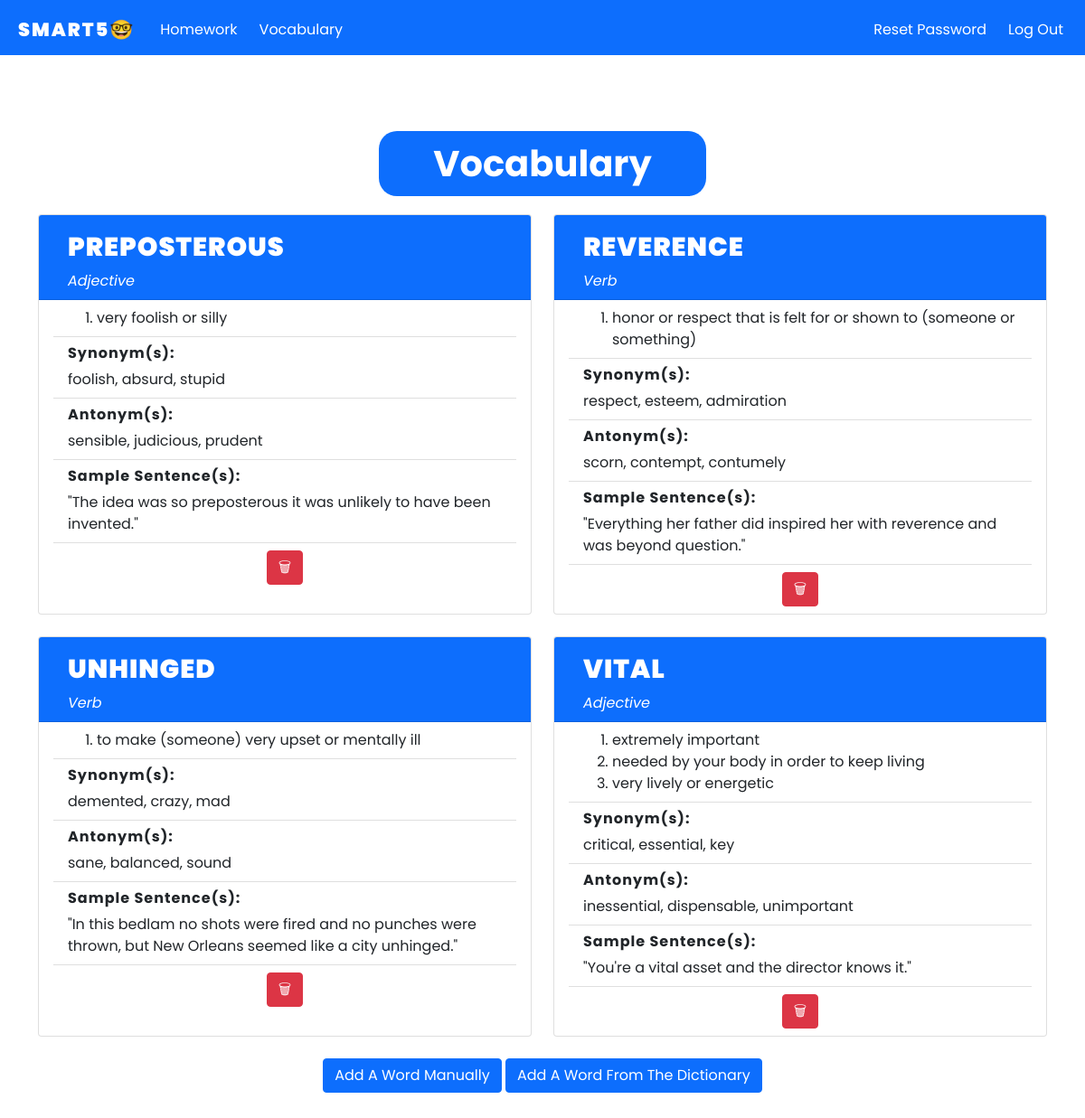
The app's page /vocab (signed in) with its own data.
### tables this page shows
CREATE TABLE 'vocab' (id INTEGER PRIMARY KEY AUTOINCREMENT NOT NULL, user_id INTEGER NOT NULL, word TEXT NOT NULL, part TEXT NOT NULL, definition TEXT, synonym TEXT, antonym TEXT,  sample TEXT, 'd1' TEXT, 'd2' TEXT, 'd3' TEXT, 'd4' TEXT, 'd5' TEXT, 'd6' TEXT, 'd7' TEXT, 'd8' TEXT, 'd9' TEXT, 'd10' TEXT, 'd11' TEXT, FOREIGN KEY (user_id) REFERENCES users(id));

### app.py (the view)
@app.route("/vocab", methods=["GET", "POST"])
@login_required
def vocab():
    if request.method == 'GET':
        vocab = db.execute("SELECT * FROM vocab WHERE user_id = ? ORDER BY word", session["user_id"])
        return render_template("vocab.html", vocab=vocab)

### app.py (called while the page is built)
@app.after_request
def after_request(response):
    response.headers["Cache-Control"] = "no-cache, no-store, must-revalidate"
    response.headers["Expires"] = 0
    response.headers["Pragma"] = "no-cache"
    return response

### helpers.py (called while the page is built)
def login_required(f):
    @wraps(f)
    def decorated_function(*args, **kwargs):
        if session.get("user_id") is None:
            return redirect("/login")
        return f(*args, **kwargs)
    return decorated_function

### templates/vocab.html (shortened to what this page needs)
{% extends "layout.html"%}
{% block main %}
    <main class="container py-5 text-center" style="overflow-x:auto;">
        <h1><mark class="bg-primary"> Vocabulary </mark></h1>
        <br>
        <div class="row row-cols-1 row-cols-md-2 g-4">
            {% for each in vocab %}
                <div class="col">
                    <div class="card h-100 text-start">
                        <div class="card-header bg-primary text-start">
                            <h2 class="ps-3">{{ each["word"]}}</h2>
                            <span class=" ps-3 pe-1 fs-6 text-white"><i>{{ each["part"]}}</i></span>
                          </div>
                          <ul class="list-group list-group-flush ps-3 pe-3">
                            <li class="list-group-item">
                                <ol>
                                    <li>{{ each["definition"] }}</li>
                                    {% if each["d1"] %}
                                    <li>{{ each["d1"] }}</li>
                                    {% endif %}
                                    {% if each["d2"] %}
                                    <li>{{ each["d2"] }}</li>
                                    {% endif %}
                                </ol>
                            </li>
                            {% if each["synonym"] %}
                                <li class="list-group-item">
                                    <h3>Synonym(s):</h3>{{ each["synonym"]}}
                                </li>
                            {% endif %}
                            {% if each["antonym"] %}
                            <li class="list-group-item">
                                <h3>Antonym(s):</h3>
                                {{ each["antonym"] }}
                            </li>
                            {% endif %}
                            {% if each["sample"] %}
                            <li class="list-group-item">
                                <h3>Sample Sentence(s):</h3>
                                "{{ each["sample"] }}"
                            </li>
                            {% endif %}
                            <li class="list-group-item text-center">
                                <form action="/delete" method="post">
                                    <button class="btn btn-danger" type="submit"> &#128465; </button>
                                </form>
                            </li>
                        </ul>
                    </div>
                  </div>
            {% endfor %}
         </div>
        <br>
        <a class="btn btn-primary" href="addWord" role="button">Add A Word Manually</a>
        <a class="btn btn-primary" href="addWordDict" role="button">Add A Word From The Dictionary</a>
{% endblock %}

### static/styles.css (style rules this page uses)
* { font-family: 'Poppins', sans-serif; margin: 0; padding: 0; box-sizing: border-box; }
.bckg { background-image: url("https://hrmcdn-13a1c.kxcdn.com/images/hr-sg/content-images/priya-june-2020-patrick-tay-work-from-home-lead-istock.jpg"); background-repeat: no-repeat; background-size: cover; }
mark { padding-inline: 1.5em; font-size: 30pt; font-weight: bold; color: white; border-radius: 20px; }
body { background-image: url("https://videohive.img.customer.envatousercontent.com/files/229501069/Preview_Image_Di.jpg?auto=compress%2Cformat&fit=crop&crop=top&max-h=8000&max-w=590&s=9d60d3dfa35cee5db662c381e886696f"); background-repeat: none; background-size: cover; }
h2 { color: white; padding-top: 10px; font-weight: 1000; text-decoration: none; text-transform: uppercase; font-size: 1.8em; letter-spacing: 1px; }
h3 { font-weight: 700; text-decoration: none; font-size: 1em; letter-spacing: 1px; }

### records on screen
vocab: word "PREPOSTEROUS", part "Adjective", definition "very foolish or silly", synonym "foolish, absurd, stupid", antonym "sensible, judicious, prudent", sample "The idea was so preposterous it was unlikely to have been invented."
vocab: word "REVERENCE", part "Verb", definition "honor or respect that is felt for or shown to (someone or something)", synonym "respect, esteem, admiration", antonym "scorn, contempt, contumely", sample "Everything her father did inspired her with reverence and was beyond question."
vocab: word "UNHINGED", part "Verb", definition "to make (someone) very upset or mentally ill", synonym "demented, crazy, mad", antonym "sane, balanced, sound", sample "In this bedlam no shots were fired and no punches were thrown, but New Orleans seemed like a city unhinged."
vocab: word "VITAL", part "Adjective", definition "extremely important", d1 "needed by your body in order to keep living", d2 "very lively or energetic", synonym "critical, essential, key", antonym "inessential, dispensable, unimportant", sample "You're a vital asset and the director knows it."
